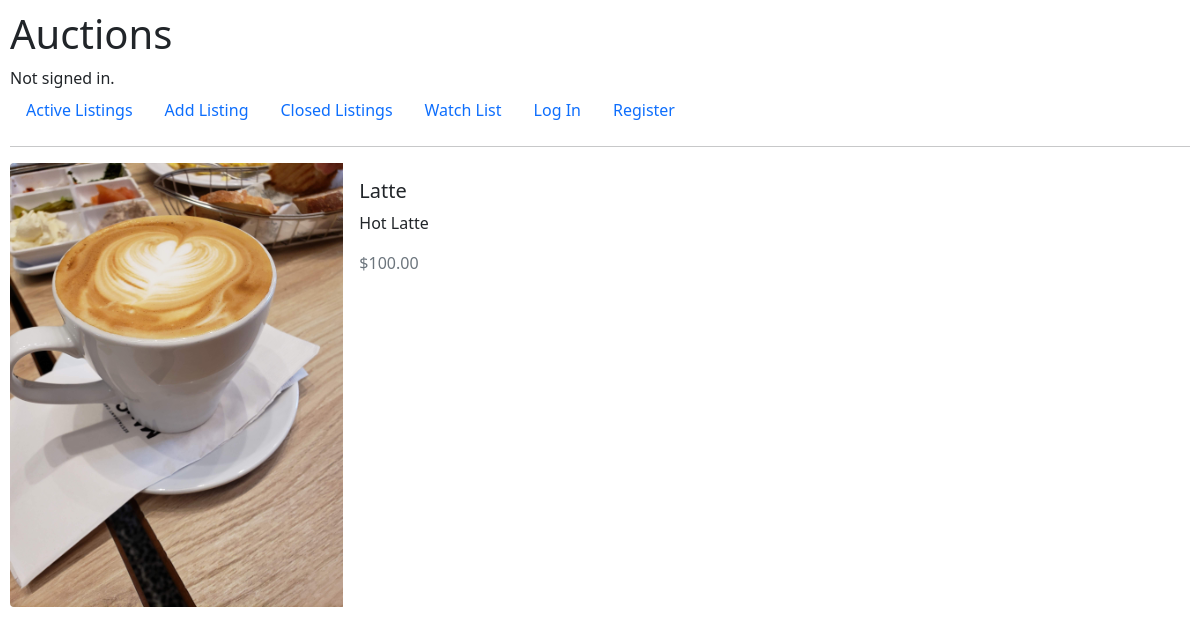
The page /closed/3 on the database its author committed.
### auctions/models.py (models this page shows)
class Closed_listings(models.Model):
    user_id = models.ForeignKey(User, on_delete=models.CASCADE, related_name='stared_auction')
    title = models.CharField(max_length=100)
    description = models.TextField()
    price_sold = models.DecimalField(max_digits=5, decimal_places=2)
    image = models.ImageField(upload_to="images/")
    winner = models.ForeignKey(User, on_delete=models.CASCADE, related_name='won_auction')

### auctions/views.py (the view)
# urls.py: path("closed/<int:id>", views.closed, name="closed"),
def closed(request, id):
    return render(request, "auctions/closed.html",{
        "listing": Closed_listings.objects.get(id=id)
    })

### auctions/templates/auctions/closed.html (shortened to what this page needs)
{% extends "auctions/layout.html" %}
{% block body %}
  <div class="mb-3" style="max-width: 1000px;">
  <div class="row g-0">
    <div class="col-md-4">
      <img src="{{ listing.image.url }}" class="img-fluid rounded-start" alt="{{listing.title}}">
    </div>
    <div class="col-md-8">
      <div class="card-body">
        <h5 class="card-title">{{listing.title}}</h5>
        <p class="card-text">{{listing.description}}</p>
        <p class="card-text"><large class="text-muted">${{listing.price_sold}}</large></p>
      </div>
    </div>
  </div>
</div>
{% endblock %}

### auctions/static/auctions/styles.css (style rules this page uses)
body { padding: 10px; }

### rows shown on the page
Closed_listings: image (picture), title "Latte", description "Hot Latte", price_sold "100.00"
